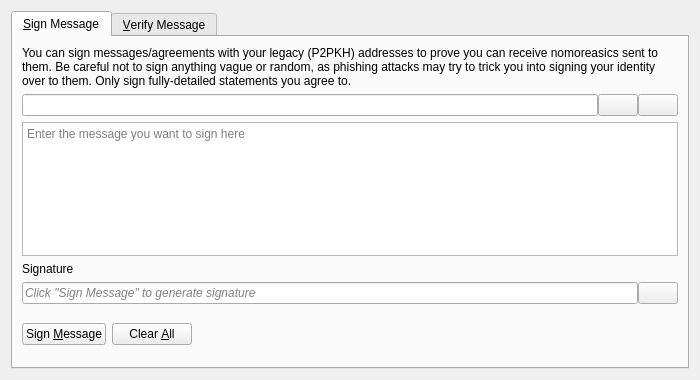
<?xml version="1.0" encoding="UTF-8"?>
<ui version="4.0">
 <class>SignVerifyMessageDialog</class>
 <widget class="QDialog" name="SignVerifyMessageDialog">
  <property name="geometry">
   <rect>
    <x>0</x>
    <y>0</y>
    <width>700</width>
    <height>380</height>
   </rect>
  </property>
  <property name="windowTitle">
   <string>Signatures - Sign / Verify a Message</string>
  </property>
  <property name="modal">
   <bool>true</bool>
  </property>
  <layout class="QVBoxLayout" name="verticalLayout">
   <item>
    <widget class="QTabWidget" name="tabWidget">
     <property name="currentIndex">
      <number>0</number>
     </property>
     <widget class="QWidget" name="tabSignMessage">
      <attribute name="title">
       <string>&amp;Sign Message</string>
      </attribute>
      <layout class="QVBoxLayout" name="verticalLayout_SM">
       <item>
        <widget class="QLabel" name="infoLabel_SM">
         <property name="text">
          <string>You can sign messages/agreements with your legacy (P2PKH) addresses to prove you can receive nomoreasics sent to them. Be careful not to sign anything vague or random, as phishing attacks may try to trick you into signing your identity over to them. Only sign fully-detailed statements you agree to.</string>
         </property>
         <property name="textFormat">
          <enum>Qt::PlainText</enum>
         </property>
         <property name="wordWrap">
          <bool>true</bool>
         </property>
        </widget>
       </item>
       <item>
        <layout class="QHBoxLayout" name="horizontalLayout_1_SM">
         <property name="spacing">
          <number>0</number>
         </property>
         <item>
          <widget class="QValidatedLineEdit" name="addressIn_SM">
           <property name="toolTip">
            <string>The NoMoreASICs address to sign the message with</string>
           </property>
          </widget>
         </item>
         <item>
          <widget class="QPushButton" name="addressBookButton_SM">
           <property name="toolTip">
            <string>Choose previously used address</string>
           </property>
           <property name="text">
            <string/>
           </property>
           <property name="icon">
            <iconset resource="../bitcoin.qrc">
             <normaloff>:/icons/address-book</normaloff>:/icons/address-book</iconset>
           </property>
           <property name="shortcut">
            <string>Alt+A</string>
           </property>
           <property name="autoDefault">
            <bool>false</bool>
           </property>
          </widget>
         </item>
         <item>
          <widget class="QPushButton" name="pasteButton_SM">
           <property name="toolTip">
            <string>Paste address from clipboard</string>
           </property>
           <property name="text">
            <string/>
           </property>
           <property name="icon">
            <iconset resource="../bitcoin.qrc">
             <normaloff>:/icons/editpaste</normaloff>:/icons/editpaste</iconset>
           </property>
           <property name="shortcut">
            <string>Alt+P</string>
           </property>
           <property name="autoDefault">
            <bool>false</bool>
           </property>
          </widget>
         </item>
        </layout>
       </item>
       <item>
        <widget class="QPlainTextEdit" name="messageIn_SM">
         <property name="toolTip">
          <string>Enter the message you want to sign here</string>
         </property>
         <property name="placeholderText">
          <string>Enter the message you want to sign here</string>
         </property>
        </widget>
       </item>
       <item>
        <widget class="QLabel" name="signatureLabel_SM">
         <property name="text">
          <string>Signature</string>
         </property>
         <property name="textFormat">
          <enum>Qt::PlainText</enum>
         </property>
        </widget>
       </item>
       <item>
        <layout class="QHBoxLayout" name="horizontalLayout_2_SM">
         <property name="spacing">
          <number>0</number>
         </property>
         <item>
          <widget class="QLineEdit" name="signatureOut_SM">
           <property name="placeholderText">
            <string>Click "Sign Message" to generate signature</string>
           </property>
           <property name="font">
            <font>
             <italic>true</italic>
            </font>
           </property>
           <property name="readOnly">
            <bool>true</bool>
           </property>
          </widget>
         </item>
         <item>
          <widget class="QPushButton" name="copySignatureButton_SM">
           <property name="toolTip">
            <string>Copy the current signature to the clipboard</string>
           </property>
           <property name="text">
            <string/>
           </property>
           <property name="icon">
            <iconset resource="../bitcoin.qrc">
             <normaloff>:/icons/editcopy</normaloff>:/icons/editcopy</iconset>
           </property>
           <property name="autoDefault">
            <bool>false</bool>
           </property>
          </widget>
         </item>
        </layout>
       </item>
       <item>
        <layout class="QHBoxLayout" name="horizontalLayout_3_SM">
         <item>
          <widget class="QPushButton" name="signMessageButton_SM">
           <property name="toolTip">
            <string>Sign the message to prove you own this NoMoreASICs address</string>
           </property>
           <property name="text">
            <string>Sign &amp;Message</string>
           </property>
           <property name="icon">
            <iconset resource="../bitcoin.qrc">
             <normaloff>:/icons/edit</normaloff>:/icons/edit</iconset>
           </property>
           <property name="autoDefault">
            <bool>false</bool>
           </property>
          </widget>
         </item>
         <item>
          <widget class="QPushButton" name="clearButton_SM">
           <property name="toolTip">
            <string>Reset all sign message fields</string>
           </property>
           <property name="text">
            <string>Clear &amp;All</string>
           </property>
           <property name="icon">
            <iconset resource="../bitcoin.qrc">
             <normaloff>:/icons/remove</normaloff>:/icons/remove</iconset>
           </property>
           <property name="autoDefault">
            <bool>false</bool>
           </property>
          </widget>
         </item>
         <item>
          <spacer name="horizontalSpacer_1_SM">
           <property name="orientation">
            <enum>Qt::Horizontal</enum>
           </property>
           <property name="sizeHint" stdset="0">
            <size>
             <width>40</width>
             <height>48</height>
            </size>
           </property>
          </spacer>
         </item>
         <item>
          <widget class="QLabel" name="statusLabel_SM">
           <property name="font">
            <font>
             <weight>75</weight>
             <bold>true</bold>
            </font>
           </property>
           <property name="text">
            <string/>
           </property>
           <property name="wordWrap">
            <bool>true</bool>
           </property>
          </widget>
         </item>
         <item>
          <spacer name="horizontalSpacer_2_SM">
           <property name="orientation">
            <enum>Qt::Horizontal</enum>
           </property>
           <property name="sizeHint" stdset="0">
            <size>
             <width>40</width>
             <height>48</height>
            </size>
           </property>
          </spacer>
         </item>
        </layout>
       </item>
      </layout>
     </widget>
     <widget class="QWidget" name="tabVerifyMessage">
      <attribute name="title">
       <string>&amp;Verify Message</string>
      </attribute>
      <layout class="QVBoxLayout" name="verticalLayout_VM">
       <item>
        <widget class="QLabel" name="infoLabel_VM">
         <property name="text">
          <string>Enter the receiver's address, message (ensure you copy line breaks, spaces, tabs, etc. exactly) and signature below to verify the message. Be careful not to read more into the signature than what is in the signed message itself, to avoid being tricked by a man-in-the-middle attack. Note that this only proves the signing party receives with the address, it cannot prove sendership of any transaction!</string>
         </property>
         <property name="textFormat">
          <enum>Qt::PlainText</enum>
         </property>
         <property name="alignment">
          <set>Qt::AlignLeading|Qt::AlignLeft|Qt::AlignTop</set>
         </property>
         <property name="wordWrap">
          <bool>true</bool>
         </property>
        </widget>
       </item>
       <item>
        <layout class="QHBoxLayout" name="horizontalLayout_1_VM">
         <property name="spacing">
          <number>0</number>
         </property>
         <item>
          <widget class="QValidatedLineEdit" name="addressIn_VM">
           <property name="toolTip">
            <string>The NoMoreASICs address the message was signed with</string>
           </property>
          </widget>
         </item>
         <item>
          <widget class="QPushButton" name="addressBookButton_VM">
           <property name="toolTip">
            <string>Choose previously used address</string>
           </property>
           <property name="text">
            <string/>
           </property>
           <property name="icon">
            <iconset resource="../bitcoin.qrc">
             <normaloff>:/icons/address-book</normaloff>:/icons/address-book</iconset>
           </property>
           <property name="shortcut">
            <string>Alt+A</string>
           </property>
           <property name="autoDefault">
            <bool>false</bool>
           </property>
          </widget>
         </item>
        </layout>
       </item>
       <item>
        <widget class="QPlainTextEdit" name="messageIn_VM">
          <property name="toolTip">
            <string>The signed message to verify</string>
          </property>
          <property name="placeholderText">
            <string>The signed message to verify</string>
          </property>
        </widget>
       </item>
       <item>
        <widget class="QValidatedLineEdit" name="signatureIn_VM">
          <property name="toolTip">
            <string>The signature given when the message was signed</string>
          </property>
          <property name="placeholderText">
            <string>The signature given when the message was signed</string>
          </property>
        </widget>
       </item>
       <item>
        <layout class="QHBoxLayout" name="horizontalLayout_2_VM">
         <item>
          <widget class="QPushButton" name="verifyMessageButton_VM">
           <property name="toolTip">
            <string>Verify the message to ensure it was signed with the specified NoMoreASICs address</string>
           </property>
           <property name="text">
            <string>Verify &amp;Message</string>
           </property>
           <property name="icon">
            <iconset resource="../bitcoin.qrc">
             <normaloff>:/icons/transaction_0</normaloff>:/icons/transaction_0</iconset>
           </property>
           <property name="autoDefault">
            <bool>false</bool>
           </property>
          </widget>
         </item>
         <item>
          <widget class="QPushButton" name="clearButton_VM">
           <property name="toolTip">
            <string>Reset all verify message fields</string>
           </property>
           <property name="text">
            <string>Clear &amp;All</string>
           </property>
           <property name="icon">
            <iconset resource="../bitcoin.qrc">
             <normaloff>:/icons/remove</normaloff>:/icons/remove</iconset>
           </property>
           <property name="autoDefault">
            <bool>false</bool>
           </property>
          </widget>
         </item>
         <item>
          <spacer name="horizontalSpacer_1_VM">
           <property name="orientation">
            <enum>Qt::Horizontal</enum>
           </property>
           <property name="sizeHint" stdset="0">
            <size>
             <width>40</width>
             <height>48</height>
            </size>
           </property>
          </spacer>
         </item>
         <item>
          <widget class="QLabel" name="statusLabel_VM">
           <property name="font">
            <font>
             <weight>75</weight>
             <bold>true</bold>
            </font>
           </property>
           <property name="text">
            <string/>
           </property>
           <property name="wordWrap">
            <bool>true</bool>
           </property>
          </widget>
         </item>
         <item>
          <spacer name="horizontalSpacer_2_VM">
           <property name="orientation">
            <enum>Qt::Horizontal</enum>
           </property>
           <property name="sizeHint" stdset="0">
            <size>
             <width>40</width>
             <height>48</height>
            </size>
           </property>
          </spacer>
         </item>
        </layout>
       </item>
      </layout>
     </widget>
    </widget>
   </item>
  </layout>
 </widget>
 <customwidgets>
  <customwidget>
   <class>QValidatedLineEdit</class>
   <extends>QLineEdit</extends>
   <header>qt/qvalidatedlineedit.h</header>
  </customwidget>
 </customwidgets>
 <resources>
  <include location="../bitcoin.qrc"/>
 </resources>
 <connections/>
</ui>
